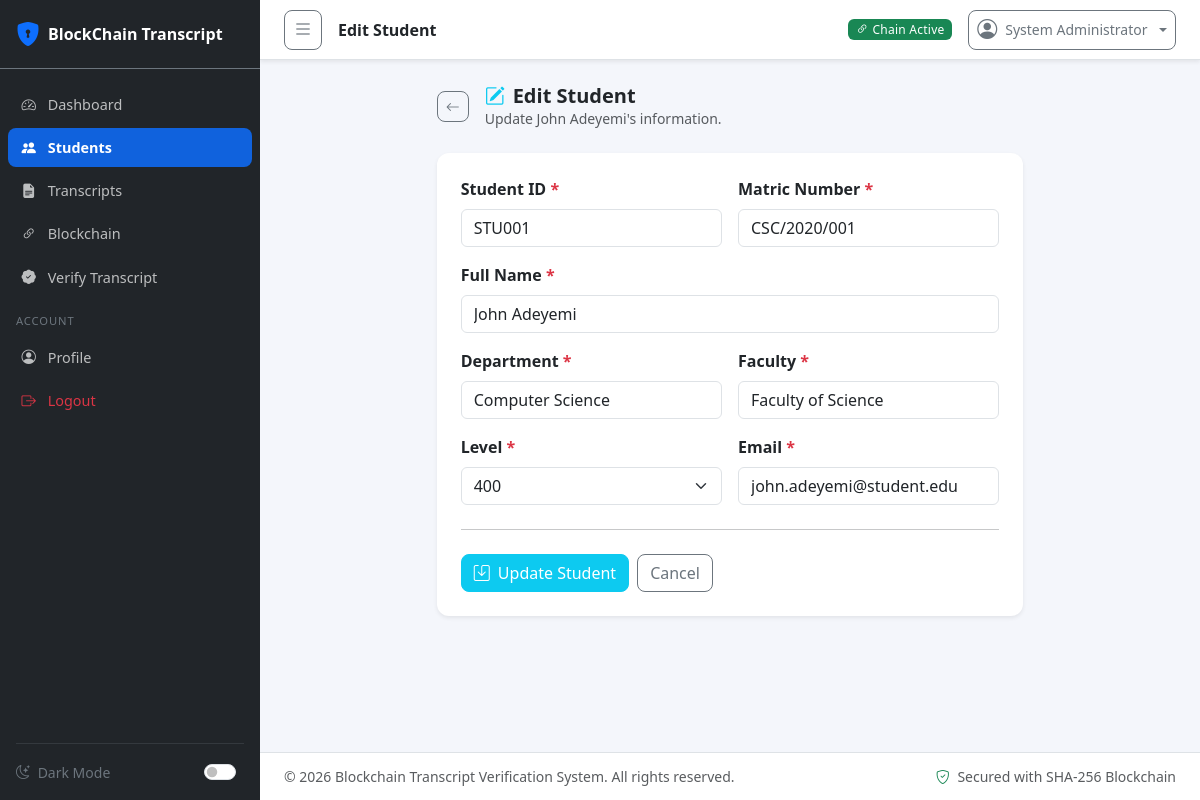
/students/edit/1 (signed in), run on the app's committed database.
### tables this page shows
CREATE TABLE `students` (
  `id` INT(11) UNSIGNED NOT NULL AUTO_INCREMENT,
  `student_id` VARCHAR(30) NOT NULL,
  `matric_number` VARCHAR(30) NOT NULL,
  `full_name` VARCHAR(150) NOT NULL,
  `department` VARCHAR(100) NOT NULL,
  `faculty` VARCHAR(100) NOT NULL,
  `level` VARCHAR(10) NOT NULL,
  `email` VARCHAR(150) NOT NULL,
  `created_at` DATETIME NOT NULL DEFAULT CURRENT_TIMESTAMP,
  `updated_at` DATETIME DEFAULT NULL ON UPDATE CURRENT_TIMESTAMP,
  PRIMARY KEY (`id`),
  UNIQUE KEY `student_id` (`student_id`),
  UNIQUE KEY `matric_number` (`matric_number`),
  KEY `idx_full_name` (`full_name`),
  KEY `idx_matric` (`matric_number`),
  KEY `idx_email` (`email`)
);

### core/Controller.php (called while the page is built, shortened)
<?php
abstract class Controller
{
    protected function view(string $view, array $data = [], string $layout = 'main'): void
    {
        extract($data, EXTR_SKIP);
        $file = BASE_PATH . '/app/views/' . str_replace(['.', '\\'], '/', $view) . '.php';
        require $file;
    }
}

### app/controllers/StudentController.php (called while the page is built, shortened)
<?php
class StudentController extends Controller {
    private Student $studentModel;
    public function __construct() {
        $this->studentModel = new Student();
    }
    public function edit(array $params = []): void {
        $student = $this->studentModel->findById((int)($params['id'] ?? 0));
        $this->view('students/edit', [
            'title'     => 'Edit Student',
            'student'   => $student,
            'csrfToken' => $this->generateCsrfToken(),
            'flash'     => $this->getFlash(),
            'errors'    => [],
        ]);
    }
}

### core/App.php (called while the page is built, shortened)
<?php
class App
{
    private function autoload(): void
    {
        spl_autoload_register(function (string $cls): void {
            foreach ([
                BASE_PATH . '/core/',
                BASE_PATH . '/app/models/',
                BASE_PATH . '/app/controllers/',
                BASE_PATH . '/app/services/',
                BASE_PATH . '/app/middleware/',
            ] as $dir) {
                $f = $dir . $cls . '.php';
                if (file_exists($f)) { require_once $f; return; }
            }
        });
        require_once BASE_PATH . '/app/helpers/helpers.php';
    }
    public function run(): void
    {
        $router = new Router();
        $router->dispatch();
    }
}

### public/index.php (called while the page is built, shortened)
<?php
require_once __DIR__ . '/../core/App.php';
require_once __DIR__ . '/../core/Router.php';
require_once __DIR__ . '/../core/Database.php';
require_once __DIR__ . '/../core/Model.php';
require_once __DIR__ . '/../core/Controller.php';
$app = new App();
$app->run();

### app/helpers/helpers.php (called while the page is built, shortened)
<?php
function url(string $path = ''): string {
    return rtrim(BASE_URL, '/') . '/' . ltrim($path, '/');
}
function e(string $value): string {
    return htmlspecialchars($value, ENT_QUOTES, 'UTF-8');
}

### config/database.php (called while the page is built)
<?php
return [
    'host'     => $_ENV['DB_HOST'] ?? '127.0.0.1',
    'port'     => $_ENV['DB_PORT'] ?? '3306',
    'dbname'   => $_ENV['DB_NAME'] ?? 'transcript_verification',
    'username' => $_ENV['DB_USER'] ?? 'root',
    'password' => $_ENV['DB_PASS'] ?? '',
];

### core/Database.php (called while the page is built, shortened)
<?php
class Database
{
    private static ?Database $instance = null;
    private PDO $pdo;
    private function __construct()
    {
        $cfg = require BASE_PATH . '/config/database.php';
        $dsn = "mysql:host={$cfg['host']};port={$cfg['port']};dbname={$cfg['dbname']};charset=utf8mb4";
        try {
            $this->pdo = new PDO($dsn, $cfg['username'], $cfg['password'], [
                PDO::ATTR_ERRMODE            => PDO::ERRMODE_EXCEPTION,
                PDO::ATTR_DEFAULT_FETCH_MODE => PDO::FETCH_ASSOC,
                PDO::ATTR_EMULATE_PREPARES   => false,
            ]);
        } catch (PDOException $e) {
            error_log('DB Error: ' . $e->getMessage());
            die('<div style="font-family:sans-serif;padding:2rem;color:#c00">
                 <h2>Database Connection Failed</h2>
                 <p>' . (APP_ENV === 'development' ? htmlspecialchars($e->getMessage()) : 'Please contact the administrator.') . '</p>
                 </div>');
        }
    }
    public static function getInstance(): Database
    {
        if (self::$instance === null) {
            self::$instance = new Database();
        }
        return self::$instance;
    }
    public function run(string $sql, array $params = []): PDOStatement
    {
        $stmt = $this->pdo->prepare($sql);
        $stmt->execute($params);
        return $stmt;
    }
    public function row(string $sql, array $params = []): ?array
    {
        $r = $this->run($sql, $params)->fetch();
        return $r !== false ? $r : null;
    }
}

### core/Model.php (called while the page is built, shortened)
<?php
abstract class Model
{
    protected Database $db;
    protected string $table = '';
    protected string $pk = 'id';
    public function __construct()
    {
        $this->db = Database::getInstance();
    }
    public function find(int $id): ?array
    {
        return $this->db->row("SELECT * FROM {$this->table} WHERE {$this->pk} = ?", [$id]);
    }
    public function findById(int $id): ?array
    {
        return $this->find($id);
    }
}

### app/views/students/edit.php (the view, shortened to what this page needs)
<div class="row">
    <div class="col-lg-8 mx-auto">
        <div class="d-flex align-items-center mb-4">
            <a href="<?= url('students') ?>" class="btn btn-sm btn-outline-secondary me-3">
                <i class="bi bi-arrow-left"></i>
            </a>
            <div>
                <h5 class="fw-bold mb-0"><i class="bi bi-pencil-square me-2 text-info"></i>Edit Student</h5>
                <p class="text-muted small mb-0">Update <?= e($student['full_name']) ?>'s information.</p>
            </div>
        </div>
        <div class="card border-0 shadow-sm rounded-4">
            <div class="card-body p-4">
                <form action="<?= url('students/update/' . $student['id']) ?>" method="POST" novalidate>
                    <div class="row g-3">
                        <div class="col-md-6">
                            <label class="form-label fw-semibold">Student ID <span class="text-danger">*</span></label>
                            <input type="text" name="student_id" class="form-control <?= !empty($errors['student_id']) ? 'is-invalid' : '' ?>"
                                   value="<?= e($student['student_id']) ?>" required>
                        </div>
                        <div class="col-md-6">
                            <label class="form-label fw-semibold">Matric Number <span class="text-danger">*</span></label>
                            <input type="text" name="matric_number" class="form-control <?= !empty($errors['matric_number']) ? 'is-invalid' : '' ?>"
                                   value="<?= e($student['matric_number']) ?>" required>
                        </div>
                        <div class="col-12">
                            <label class="form-label fw-semibold">Full Name <span class="text-danger">*</span></label>
                            <input type="text" name="full_name" class="form-control <?= !empty($errors['full_name']) ? 'is-invalid' : '' ?>"
                                   value="<?= e($student['full_name']) ?>" required>
                        </div>
                        <div class="col-md-6">
                            <label class="form-label fw-semibold">Department <span class="text-danger">*</span></label>
                            <input type="text" name="department" class="form-control <?= !empty($errors['department']) ? 'is-invalid' : '' ?>"
                                   value="<?= e($student['department']) ?>" required>
                        </div>
                        <div class="col-md-6">
                            <label class="form-label fw-semibold">Faculty <span class="text-danger">*</span></label>
                            <input type="text" name="faculty" class="form-control <?= !empty($errors['faculty']) ? 'is-invalid' : '' ?>"
                                   value="<?= e($student['faculty']) ?>" required>
                        </div>
                        <div class="col-md-6">
                            <label class="form-label fw-semibold">Level <span class="text-danger">*</span></label>
                            <select name="level" class="form-select <?= !empty($errors['level']) ? 'is-invalid' : '' ?>" required>
                                <option value="400" <?= ($student['level']) === '400' ? 'selected' : '' ?>>400</option>
                            </select>
                        </div>
                        <div class="col-md-6">
                            <label class="form-label fw-semibold">Email <span class="text-danger">*</span></label>
                            <input type="email" name="email" class="form-control <?= !empty($errors['email']) ? 'is-invalid' : '' ?>"
                                   value="<?= e($student['email']) ?>" required>
                        </div>
                    </div>
                    <hr class="my-4">
                    <div class="d-flex gap-2">
                        <button type="submit" class="btn btn-info text-white">
                            <i class="bi bi-save me-1"></i> Update Student
                        </button>
                        <a href="<?= url('students') ?>" class="btn btn-outline-secondary">Cancel</a>
                    </div>
                </form>
            </div>
        </div>
    </div>
</div>

### core/Router.php (shortened to what this page needs)
<?php
class Router
{
    private array $routes = [];
    private string $prefix = '';
    private array $groupMiddleware = [];
    private function add(string $method, string $path, string $handler, array $mw): void
    {
        $full    = rtrim($this->prefix . $path, '/') ?: '/';
        $pattern = '#^' . preg_replace('#\{([a-zA-Z_]+)\}#', '(?P<$1>[^/]+)', $full) . '$#';
        $this->routes[] = [
            'method'   => $method,
            'pattern'  => $pattern,
            'handler'  => $handler,
            'mw'       => array_merge($this->groupMiddleware, $mw),
        ];
    }
    public function dispatch(): void
    {
        $method = $_SERVER['REQUEST_METHOD'];
        $uri    = parse_url($_SERVER['REQUEST_URI'], PHP_URL_PATH);
        $uri = rtrim($uri, '/') ?: '/';
        foreach ($this->routes as $route) {
            if ($route['method'] !== $method) continue;
            if (!preg_match($route['pattern'], $uri, $m)) continue;
            $params = array_filter($m, 'is_string', ARRAY_FILTER_USE_KEY);
            [$ctrl, $action] = explode('@', $route['handler']);
            $this->invoke($ctrl, $action, $params);
            return;
        }
    }
    private function invoke(string $ctrl, string $action, array $params): void
    {
        $obj = new $ctrl();
        $obj->$action($params);
    }
}

### public/assets/css/style.css (style rules this page uses)
:root { --sidebar-width: 260px; --sidebar-collapsed-width: 0px; --navbar-height: 60px; --footer-height: 48px; --transition: all 0.25s ease; }
*, *::before, *::after { box-sizing: border-box; }
body { font-family: 'Segoe UI', system-ui, -apple-system, sans-serif; background-color: #f4f6fb; overflow-x: hidden; }
.card { transition: box-shadow 0.2s ease; }
.btn { border-radius: 8px; font-weight: 500; }
.rounded-4 { border-radius: 0.75rem !important; }

### data on the page
students: full_name "John Adeyemi", student_id "STU001", matric_number "CSC/2020/001", department "Computer Science", faculty "Faculty of Science", level "400", email "john.adeyemi@student.edu"
